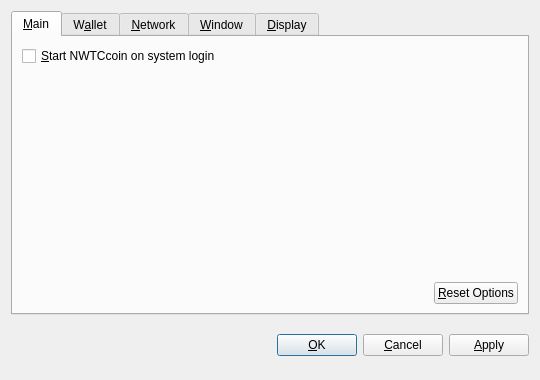
<?xml version="1.0" encoding="UTF-8"?>
<ui version="4.0">
 <class>OptionsDialog</class>
 <widget class="QDialog" name="OptionsDialog">
  <property name="geometry">
   <rect>
    <x>0</x>
    <y>0</y>
    <width>540</width>
    <height>380</height>
   </rect>
  </property>
  <property name="windowTitle">
   <string>Options</string>
  </property>
  <property name="modal">
   <bool>true</bool>
  </property>
  <layout class="QVBoxLayout" name="verticalLayout">
   <item>
    <widget class="QTabWidget" name="tabWidget">
     <property name="tabPosition">
      <enum>QTabWidget::North</enum>
     </property>
     <property name="currentIndex">
      <number>0</number>
     </property>
     <widget class="QWidget" name="tabMain">
      <attribute name="title">
       <string>&amp;Main</string>
      </attribute>
      <layout class="QVBoxLayout" name="verticalLayout_Main">
       <item>
        <widget class="QCheckBox" name="bitcoinAtStartup">
         <property name="toolTip">
          <string>Automatically start NWTCcoin after logging in to the system.</string>
         </property>
         <property name="text">
          <string>&amp;Start NWTCcoin on system login</string>
         </property>
        </widget>
       </item>
       <item>
        <spacer name="verticalSpacer_Main">
         <property name="orientation">
          <enum>Qt::Vertical</enum>
         </property>
         <property name="sizeHint" stdset="0">
          <size>
           <width>20</width>
           <height>40</height>
          </size>
         </property>
        </spacer>
       </item>
       <item>
        <layout class="QHBoxLayout" name="horizontalLayout_2_Main">
         <item>
          <spacer name="horizontalSpacer_2_Main">
           <property name="orientation">
            <enum>Qt::Horizontal</enum>
           </property>
           <property name="sizeHint" stdset="0">
            <size>
             <width>40</width>
             <height>20</height>
            </size>
           </property>
          </spacer>
         </item>
         <item>
          <widget class="QPushButton" name="resetButton">
           <property name="toolTip">
            <string>Reset all client options to default.</string>
           </property>
           <property name="text">
            <string>&amp;Reset Options</string>
           </property>
           <property name="autoDefault">
            <bool>false</bool>
           </property>
          </widget>
         </item>
        </layout>
       </item>
      </layout>
     </widget>
     <widget class="QWidget" name="tabWallet">
      <attribute name="title">
       <string>W&amp;allet</string>
      </attribute>
      <layout class="QVBoxLayout" name="verticalLayout_Network">
       <item>
        <widget class="QLabel" name="transactionFeeInfoLabel">
         <property name="text">
          <string>Optional transaction fee per kB that helps make sure your transactions are processed quickly. Most transactions are 1 kB.</string>
         </property>
         <property name="textFormat">
          <enum>Qt::PlainText</enum>
         </property>
         <property name="wordWrap">
          <bool>true</bool>
         </property>
        </widget>
       </item>
       <item>
        <layout class="QHBoxLayout" name="horizontalLayout_1_Main">
         <item>
          <widget class="QLabel" name="transactionFeeLabel">
           <property name="text">
            <string>Pay transaction &amp;fee</string>
           </property>
           <property name="textFormat">
            <enum>Qt::PlainText</enum>
           </property>
           <property name="buddy">
            <cstring>transactionFee</cstring>
           </property>
          </widget>
         </item>
         <item>
          <widget class="BitcoinAmountField" name="transactionFee"/>
         </item>
         <item>
          <spacer name="horizontalSpacer_1_Main">
           <property name="orientation">
            <enum>Qt::Horizontal</enum>
           </property>
           <property name="sizeHint" stdset="0">
            <size>
             <width>40</width>
             <height>20</height>
            </size>
           </property>
          </spacer>
         </item>
        </layout>
       </item>
       <item>
        <widget class="QLabel" name="label">
         <property name="text">
          <string>If you disable the spending of unconfirmed change, the change from a transaction cannot be used until that transaction has at least one confirmation. This also affects how your balance is computed.</string>
         </property>
         <property name="wordWrap">
          <bool>true</bool>
         </property>
        </widget>
       </item>
       <item>
        <widget class="QCheckBox" name="spendZeroConfChange">
         <property name="text">
          <string>Spend unconfirmed change  (experts only)</string>
         </property>
        </widget>
       </item>
       <item>
        <spacer name="verticalSpacer">
         <property name="orientation">
          <enum>Qt::Vertical</enum>
         </property>
         <property name="sizeHint" stdset="0">
          <size>
           <width>20</width>
           <height>40</height>
          </size>
         </property>
        </spacer>
       </item>
      </layout>
     </widget>
     <widget class="QWidget" name="tabNetwork">
      <attribute name="title">
       <string>&amp;Network</string>
      </attribute>
      <layout class="QVBoxLayout" name="verticalLayout_Network">
       <item>
        <widget class="QCheckBox" name="mapPortUpnp">
         <property name="toolTip">
          <string>Automatically open the NWTCcoin client port on the router. This only works when your router supports UPnP and it is enabled.</string>
         </property>
         <property name="text">
          <string>Map port using &amp;UPnP</string>
         </property>
        </widget>
       </item>
       <item>
        <widget class="QCheckBox" name="connectSocks">
         <property name="toolTip">
          <string>Connect to the NWTCcoin network through a SOCKS proxy (e.g. when connecting through Tor).</string>
         </property>
         <property name="text">
          <string>&amp;Connect through SOCKS proxy:</string>
         </property>
        </widget>
       </item>
       <item>
        <layout class="QHBoxLayout" name="horizontalLayout_Network">
         <item>
          <widget class="QLabel" name="proxyIpLabel">
           <property name="text">
            <string>Proxy &amp;IP:</string>
           </property>
           <property name="textFormat">
            <enum>Qt::PlainText</enum>
           </property>
           <property name="buddy">
            <cstring>proxyIp</cstring>
           </property>
          </widget>
         </item>
         <item>
          <widget class="QValidatedLineEdit" name="proxyIp">
           <property name="maximumSize">
            <size>
             <width>140</width>
             <height>16777215</height>
            </size>
           </property>
           <property name="toolTip">
            <string>IP address of the proxy (e.g. 127.0.0.1)</string>
           </property>
          </widget>
         </item>
         <item>
          <widget class="QLabel" name="proxyPortLabel">
           <property name="text">
            <string>&amp;Port:</string>
           </property>
           <property name="textFormat">
            <enum>Qt::PlainText</enum>
           </property>
           <property name="buddy">
            <cstring>proxyPort</cstring>
           </property>
          </widget>
         </item>
         <item>
          <widget class="QLineEdit" name="proxyPort">
           <property name="maximumSize">
            <size>
             <width>55</width>
             <height>16777215</height>
            </size>
           </property>
           <property name="toolTip">
            <string>Port of the proxy (e.g. 9050)</string>
           </property>
          </widget>
         </item>
         <item>
          <widget class="QLabel" name="socksVersionLabel">
           <property name="text">
            <string>SOCKS &amp;Version:</string>
           </property>
           <property name="textFormat">
            <enum>Qt::PlainText</enum>
           </property>
           <property name="buddy">
            <cstring>socksVersion</cstring>
           </property>
          </widget>
         </item>
         <item>
          <widget class="QValueComboBox" name="socksVersion">
           <property name="toolTip">
            <string>SOCKS version of the proxy (e.g. 5)</string>
           </property>
          </widget>
         </item>
         <item>
          <spacer name="horizontalSpacer_Network">
           <property name="orientation">
            <enum>Qt::Horizontal</enum>
           </property>
           <property name="sizeHint" stdset="0">
            <size>
             <width>40</width>
             <height>20</height>
            </size>
           </property>
          </spacer>
         </item>
        </layout>
       </item>
       <item>
        <spacer name="verticalSpacer_Network">
         <property name="orientation">
          <enum>Qt::Vertical</enum>
         </property>
         <property name="sizeHint" stdset="0">
          <size>
           <width>20</width>
           <height>40</height>
          </size>
         </property>
        </spacer>
       </item>
      </layout>
     </widget>
     <widget class="QWidget" name="tabWindow">
      <attribute name="title">
       <string>&amp;Window</string>
      </attribute>
      <layout class="QVBoxLayout" name="verticalLayout_Window">
       <item>
        <widget class="QCheckBox" name="minimizeToTray">
         <property name="toolTip">
          <string>Show only a tray icon after minimizing the window.</string>
         </property>
         <property name="text">
          <string>&amp;Minimize to the tray instead of the taskbar</string>
         </property>
        </widget>
       </item>
       <item>
        <widget class="QCheckBox" name="minimizeOnClose">
         <property name="toolTip">
          <string>Minimize instead of exit the application when the window is closed. When this option is enabled, the application will be closed only after selecting Quit in the menu.</string>
         </property>
         <property name="text">
          <string>M&amp;inimize on close</string>
         </property>
        </widget>
       </item>
       <item>
        <spacer name="verticalSpacer_Window">
         <property name="orientation">
          <enum>Qt::Vertical</enum>
         </property>
         <property name="sizeHint" stdset="0">
          <size>
           <width>20</width>
           <height>40</height>
          </size>
         </property>
        </spacer>
       </item>
      </layout>
     </widget>
     <widget class="QWidget" name="tabDisplay">
      <attribute name="title">
       <string>&amp;Display</string>
      </attribute>
      <layout class="QVBoxLayout" name="verticalLayout_Display">
       <item>
        <layout class="QHBoxLayout" name="horizontalLayout_1_Display">
         <item>
          <widget class="QLabel" name="langLabel">
           <property name="text">
            <string>User Interface &amp;language:</string>
           </property>
           <property name="textFormat">
            <enum>Qt::PlainText</enum>
           </property>
           <property name="buddy">
            <cstring>lang</cstring>
           </property>
          </widget>
         </item>
         <item>
          <widget class="QValueComboBox" name="lang">
           <property name="toolTip">
            <string>The user interface language can be set here. This setting will take effect after restarting NWTCcoin.</string>
           </property>
          </widget>
         </item>
        </layout>
       </item>
       <item>
        <layout class="QHBoxLayout" name="horizontalLayout_2_Display">
         <item>
          <widget class="QLabel" name="unitLabel">
           <property name="text">
            <string>&amp;Unit to show amounts in:</string>
           </property>
           <property name="textFormat">
            <enum>Qt::PlainText</enum>
           </property>
           <property name="buddy">
            <cstring>unit</cstring>
           </property>
          </widget>
         </item>
         <item>
          <widget class="QValueComboBox" name="unit">
           <property name="toolTip">
            <string>Choose the default subdivision unit to show in the interface and when sending coins.</string>
           </property>
          </widget>
         </item>
        </layout>
       </item>
       <item>
        <widget class="QCheckBox" name="displayAddresses">
         <property name="toolTip">
          <string>Whether to show NWTCcoin addresses in the transaction list or not.</string>
         </property>
         <property name="text">
          <string>&amp;Display addresses in transaction list</string>
         </property>
        </widget>
       </item>
       <item>
        <widget class="QCheckBox" name="coinControlFeatures">
         <property name="toolTip">
          <string>Whether to show coin control features or not.</string>
         </property>
         <property name="text">
          <string>Display coin &amp;control features (experts only!)</string>
         </property>
        </widget>
       </item>
       <item>
        <spacer name="verticalSpacer_Display">
         <property name="orientation">
          <enum>Qt::Vertical</enum>
         </property>
         <property name="sizeHint" stdset="0">
          <size>
           <width>20</width>
           <height>40</height>
          </size>
         </property>
        </spacer>
       </item>
      </layout>
     </widget>
    </widget>
   </item>
   <item>
    <layout class="QHBoxLayout" name="horizontalLayout_Buttons">
     <item>
      <spacer name="horizontalSpacer_1">
       <property name="orientation">
        <enum>Qt::Horizontal</enum>
       </property>
       <property name="sizeHint" stdset="0">
        <size>
         <width>40</width>
         <height>48</height>
        </size>
       </property>
      </spacer>
     </item>
     <item>
      <widget class="QLabel" name="statusLabel">
       <property name="font">
        <font>
         <weight>75</weight>
         <bold>true</bold>
        </font>
       </property>
       <property name="text">
        <string/>
       </property>
       <property name="textFormat">
        <enum>Qt::PlainText</enum>
       </property>
       <property name="wordWrap">
        <bool>true</bool>
       </property>
      </widget>
     </item>
     <item>
      <spacer name="horizontalSpacer_2">
       <property name="orientation">
        <enum>Qt::Horizontal</enum>
       </property>
       <property name="sizeHint" stdset="0">
        <size>
         <width>40</width>
         <height>48</height>
        </size>
       </property>
      </spacer>
     </item>
     <item>
      <widget class="QPushButton" name="okButton">
       <property name="text">
        <string>&amp;OK</string>
       </property>
      </widget>
     </item>
     <item>
      <widget class="QPushButton" name="cancelButton">
       <property name="text">
        <string>&amp;Cancel</string>
       </property>
       <property name="autoDefault">
        <bool>false</bool>
       </property>
      </widget>
     </item>
     <item>
      <widget class="QPushButton" name="applyButton">
       <property name="text">
        <string>&amp;Apply</string>
       </property>
       <property name="autoDefault">
        <bool>false</bool>
       </property>
      </widget>
     </item>
    </layout>
   </item>
  </layout>
 </widget>
 <customwidgets>
  <customwidget>
   <class>BitcoinAmountField</class>
   <extends>QSpinBox</extends>
   <header>bitcoinamountfield.h</header>
  </customwidget>
  <customwidget>
   <class>QValueComboBox</class>
   <extends>QComboBox</extends>
   <header>qvaluecombobox.h</header>
  </customwidget>
  <customwidget>
   <class>QValidatedLineEdit</class>
   <extends>QLineEdit</extends>
   <header>qvalidatedlineedit.h</header>
  </customwidget>
 </customwidgets>
 <resources/>
 <connections/>
</ui>
